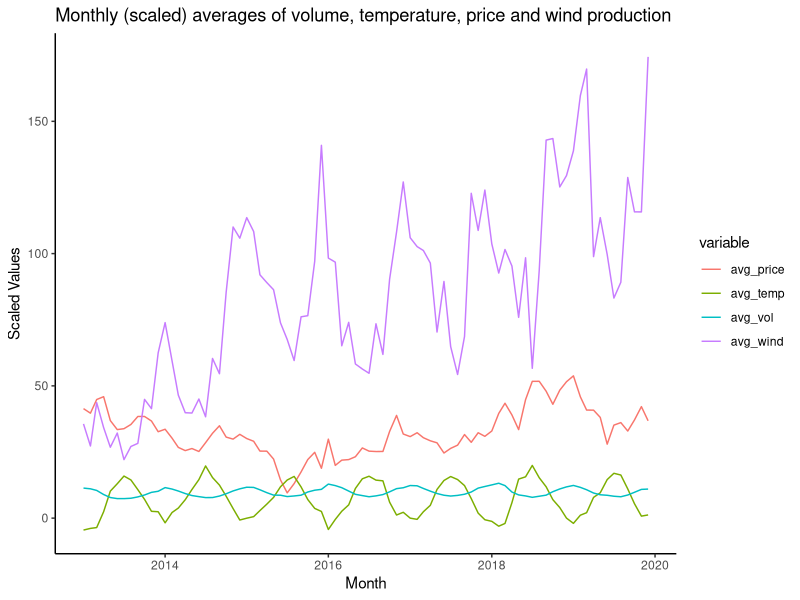

Write R code to recreate this figure.
## ---- chunk 1
# Loading required packages.
library(tidyverse)  # loads ggplot2, dplyr, readr
library(lubridate)  # for date/time manipulation
## ---- chunk 2
# Loading in the data
df <- read_csv("elmarket_13_19.csv")
## ---- chunk 3
# Create a data frame of monthly averages of the variables volume, price, 
# temperature and wind_production in long format.
df_avg_long <- 
  df %>% 
    
    # Select the specified variables
    select(date, volume, temperature, price, wind_production) %>% 
    
    # Calculate monthly averages for each variable
    mutate(year_month = floor_date(date, "month")) %>% 
    group_by(year_month) %>% 
    summarise(
      avg_vol = mean(volume, na.rm = TRUE),
      avg_temp = mean(temperature, na.rm = TRUE),
      avg_price = mean(price, na.rm = TRUE),
      avg_wind = mean(wind_production, na.rm = TRUE)
    ) %>% 
    
    # Scale the values of volume and wind to make the plot readable
    mutate(
      avg_vol = avg_vol / 10^5, 
      avg_wind = avg_wind / 10^3
    ) %>% 
    
    # Pivot to long format
    pivot_longer(
      cols = -year_month,
      names_to = "variable",
      values_to = "scaled values"
    )
## ---- chunk 4
# Plot the specified variables
df_avg_long %>% 
  ggplot(
    aes(
      x = year_month,
      y = `scaled values`,
      col = variable
    )
  ) +
  geom_line() +
  labs(
    x = "Month",
    y = "Scaled Values",
    title = "Monthly (scaled) averages of volume, temperature, price and wind production"
  ) +
  theme_classic()
